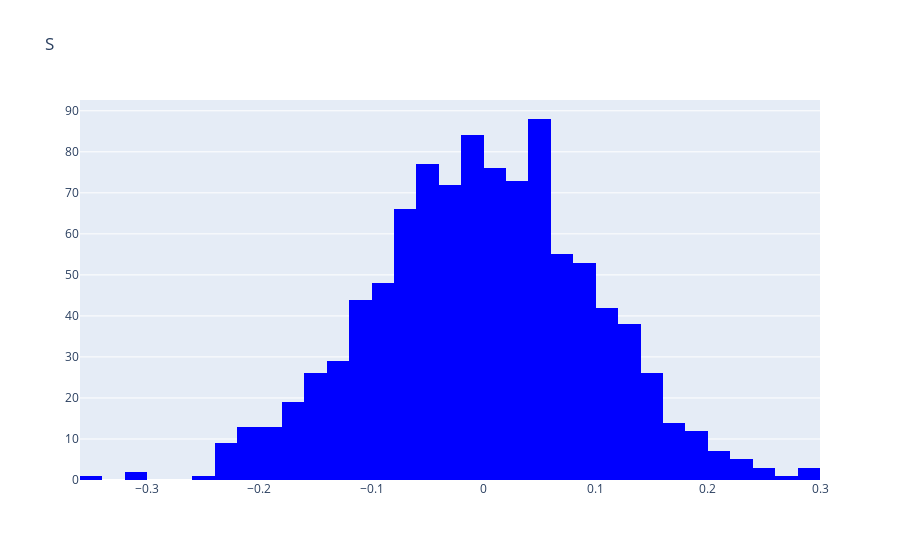

Write notebook code for a chart like this one.
### Code cell
import plotly.graph_objects as go
fig = go.Figure( data=[
        go.Histogram(x=s, name="Real", marker_color="blue")
        ], layout=dict(title="S", barmode='overlay'))

fig

### Figure 1 — Plotly figure (JSON) as saved in the notebook; plotly's stock layout.template omitted (floating-point values rounded to 4 significant figures; data arrays with more than 128 entries replaced by an {"elided": "..."} marker saying what was removed)
{"data": [{"marker": {"color": "blue"}, "name": "Real", "type": "histogram", "x": {"elided": "1000 float values"}}], "layout": {"barmode": "overlay", "title": {"text": "S"}}}
